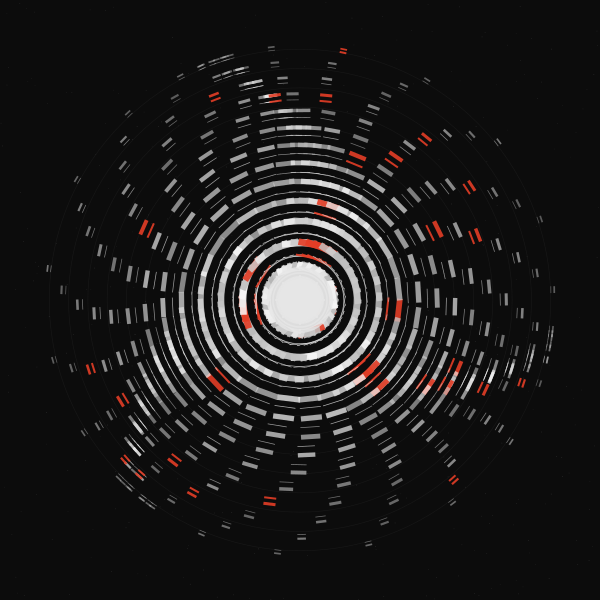

Generate this figure with Python:
import cairo
import math
import random

# Setup
width, height = 600, 600
surface = cairo.ImageSurface(cairo.FORMAT_ARGB32, width, height)
ctx = cairo.Context(surface)

# Background - Swiss Charcoal
ctx.set_source_rgb(0.05, 0.05, 0.05)
ctx.paint()

def polar_to_cartesian(cx, cy, r, theta):
    return cx + r * math.cos(theta), cy + r * math.sin(theta)

def draw_swiss_module(ctx, x, y, size, angle, weight, color):
    """Draws a minimalist geometric unit inspired by Swiss typography blocks."""
    ctx.save()
    ctx.translate(x, y)
    ctx.rotate(angle)
    
    r, g, b, a = color
    ctx.set_source_rgba(r, g, b, a)
    ctx.set_line_width(weight)
    
    # Primary bar
    ctx.rectangle(-size/2, -size/8, size, size/4)
    ctx.fill()
    
    # Accent line
    ctx.move_to(-size/2, size/2)
    ctx.line_to(size/2, size/2)
    ctx.stroke()
    
    ctx.restore()

# Parameters
center_x, center_y = width / 2, height / 2
rings = 14
segments = 40
golden_ratio = (1 + 5**0.5) / 2

# LAYER 1: The Underlying Ghost Grid (Atmospheric)
ctx.set_line_width(0.5)
for i in range(rings):
    r = (i / rings) * (width * 0.45)
    ctx.set_source_rgba(0.3, 0.3, 0.3, 0.2)
    ctx.arc(center_x, center_y, r, 0, 2 * math.pi)
    ctx.stroke()

# LAYER 2: Harmonic Divergence Logic
for i in range(1, rings):
    # Progressive scaling of radius using a power function for "decaying" periphery
    r_base = math.pow(i / rings, 0.8) * (width * 0.45)
    
    # Divergence Factor: Increases as we move outward
    divergence = (i / rings) * 0.5
    
    for j in range(segments):
        theta_base = (j / segments) * 2 * math.pi
        
        # Radial Distortion: Grid struggles against a fluid force
        # Modulate theta based on a sine wave influenced by radius
        distortion = math.sin(theta_base * 3 + (i * 0.2)) * divergence
        theta = theta_base + distortion
        
        # Calculate dynamic position
        x, y = polar_to_cartesian(center_x, center_y, r_base, theta)
        
        # Geometric Logic: Modular sizing
        module_size = (1.0 - (i / rings)) * 25 + 5
        
        # Color Interaction: Accented neutrals with vibrancy based on "velocity" (distortion)
        if random.random() > 0.92:
            # Vibrant Accent: International Orange / Vermillion
            color = (0.89, 0.24, 0.15, 0.9)
            line_w = 2.0
        else:
            # Swiss Neutral: Off-white to Light Grey
            val = 0.7 + (random.random() * 0.3)
            alpha = 0.4 + (0.5 * (1.0 - i/rings))
            color = (val, val, val, alpha)
            line_w = 0.7
            
        # Orientation: Tangential to the circle with slight jitter
        angle = theta + math.pi/2 + (random.uniform(-0.1, 0.1) * divergence)
        
        draw_swiss_module(ctx, x, y, module_size, angle, line_w, color)

# LAYER 3: High-Frequency Linear Connectors (The "Flow Field")
ctx.set_line_width(0.3)
for j in range(0, segments, 2):
    ctx.move_to(center_x, center_y)
    curr_theta = (j / segments) * 2 * math.pi
    
    # Draw a "distorted" ray
    points = 20
    for p in range(1, points):
        dist_ratio = p / points
        r_p = dist_ratio * (width * 0.5)
        # Apply the same distortion field to lines
        theta_p = curr_theta + math.sin(curr_theta * 3 + (p * 0.1)) * (dist_ratio * 0.4)
        px, py = polar_to_cartesian(center_x, center_y, r_p, theta_p)
        
        ctx.set_source_rgba(1, 1, 1, 0.15 * (1.0 - dist_ratio))
        ctx.line_to(px, py)
        
    ctx.stroke()

# LAYER 4: Focal Depth (Center Cluster)
# A high-density recursive core to anchor the composition
for k in range(12):
    r_core = k * 3
    ctx.set_source_rgba(0.9, 0.9, 0.9, 0.8)
    ctx.set_line_width(1.5)
    ctx.arc(center_x, center_y, r_core, 0, 2 * math.pi)
    if k % 3 == 0:
        ctx.stroke()
    else:
        # Subtle "Ticks"
        for tick in range(8):
            ta = (tick / 8) * 2 * math.pi
            tx, ty = polar_to_cartesian(center_x, center_y, r_core, ta)
            ctx.rectangle(tx-1, ty-1, 2, 2)
            ctx.fill()

# Final Texture: Random noise-like fine dots
for _ in range(400):
    tx = random.uniform(0, width)
    ty = random.uniform(0, height)
    ctx.set_source_rgba(1, 1, 1, random.uniform(0.1, 0.3))
    ctx.rectangle(tx, ty, 0.5, 0.5)
    ctx.fill()
